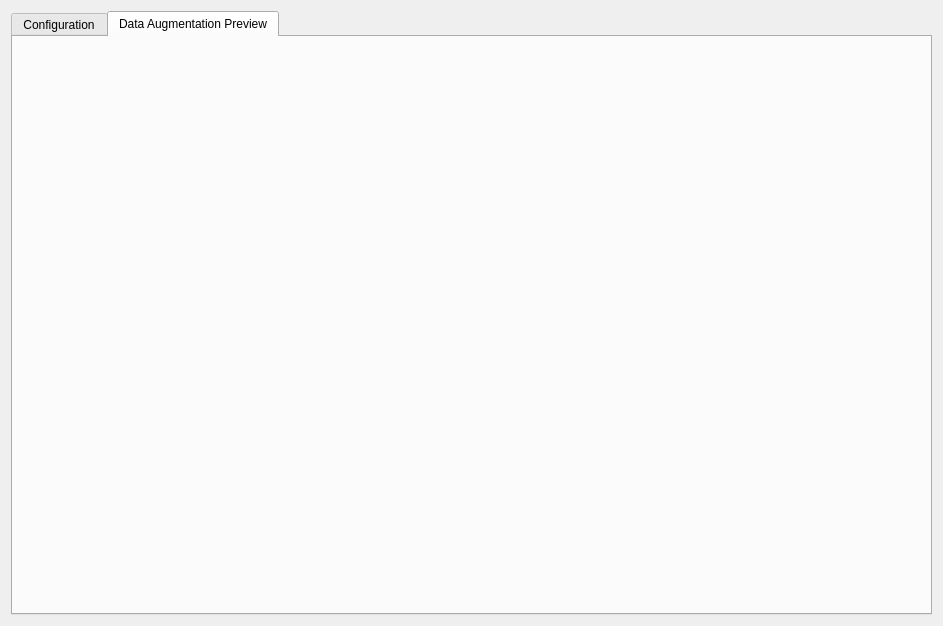
<?xml version="1.0" encoding="UTF-8"?>
<ui version="4.0">
 <class>AITrainingWidget</class>
 <widget class="QWidget" name="AITrainingWidget">
  <property name="geometry">
   <rect>
    <x>0</x>
    <y>0</y>
    <width>943</width>
    <height>626</height>
   </rect>
  </property>
  <property name="windowTitle">
   <string>Form</string>
  </property>
  <layout class="QVBoxLayout" name="verticalLayout_4">
   <item>
    <widget class="QTabWidget" name="tab_aitraining">
     <property name="currentIndex">
      <number>1</number>
     </property>
     <widget class="QWidget" name="tab_configuration">
      <attribute name="title">
       <string>Configuration</string>
      </attribute>
      <layout class="QVBoxLayout" name="verticalLayout_5">
       <item>
        <widget class="QWidget" name="configurationWidget" native="true">
         <layout class="QVBoxLayout" name="verticalLayout_3">
          <item>
           <widget class="QGroupBox" name="groupDataAugmentation">
            <property name="sizePolicy">
             <sizepolicy hsizetype="Expanding" vsizetype="Expanding">
              <horstretch>0</horstretch>
              <verstretch>0</verstretch>
             </sizepolicy>
            </property>
            <property name="title">
             <string>Data Augmentation</string>
            </property>
            <layout class="QVBoxLayout" name="verticalLayout_7">
             <item>
              <widget class="QScrollArea" name="scrollArea_augmentation">
               <property name="autoFillBackground">
                <bool>false</bool>
               </property>
               <property name="frameShape">
                <enum>QFrame::NoFrame</enum>
               </property>
               <property name="frameShadow">
                <enum>QFrame::Plain</enum>
               </property>
               <property name="lineWidth">
                <number>0</number>
               </property>
               <property name="widgetResizable">
                <bool>false</bool>
               </property>
               <widget class="QWidget" name="scrollAreaWidgetContents_3">
                <property name="geometry">
                 <rect>
                  <x>0</x>
                  <y>0</y>
                  <width>859</width>
                  <height>146</height>
                 </rect>
                </property>
               </widget>
              </widget>
             </item>
             <item>
              <layout class="QHBoxLayout" name="horizontalLayout_18">
               <item>
                <layout class="QGridLayout" name="gridLayout_6">
                 <item row="0" column="0">
                  <widget class="QLabel" name="label_amount">
                   <property name="text">
                    <string>Amount</string>
                   </property>
                  </widget>
                 </item>
                 <item row="0" column="2">
                  <widget class="QSpinBox" name="spinBox_amount">
                   <property name="text" stdset="0">
                    <string>0</string>
                   </property>
                   <property name="maximum">
                    <number>1000000000</number>
                   </property>
                  </widget>
                 </item>
                </layout>
               </item>
               <item>
                <spacer name="horizontalSpacer_13">
                 <property name="orientation">
                  <enum>Qt::Horizontal</enum>
                 </property>
                 <property name="sizeHint" stdset="0">
                  <size>
                   <width>40</width>
                   <height>20</height>
                  </size>
                 </property>
                </spacer>
               </item>
               <item>
                <widget class="QPushButton" name="previewButton">
                 <property name="text">
                  <string>Show Preview</string>
                 </property>
                </widget>
               </item>
              </layout>
             </item>
            </layout>
           </widget>
          </item>
          <item>
           <widget class="QGroupBox" name="groupConfiguration">
            <property name="sizePolicy">
             <sizepolicy hsizetype="Expanding" vsizetype="Expanding">
              <horstretch>0</horstretch>
              <verstretch>0</verstretch>
             </sizepolicy>
            </property>
            <property name="title">
             <string>Configuration</string>
            </property>
            <layout class="QVBoxLayout" name="verticalLayout_2">
             <item>
              <widget class="QScrollArea" name="scrollArea_configuration">
               <property name="autoFillBackground">
                <bool>false</bool>
               </property>
               <property name="frameShape">
                <enum>QFrame::NoFrame</enum>
               </property>
               <property name="frameShadow">
                <enum>QFrame::Plain</enum>
               </property>
               <property name="lineWidth">
                <number>0</number>
               </property>
               <property name="widgetResizable">
                <bool>false</bool>
               </property>
               <widget class="QWidget" name="scrollAreaWidgetContents_4">
                <property name="geometry">
                 <rect>
                  <x>0</x>
                  <y>0</y>
                  <width>859</width>
                  <height>146</height>
                 </rect>
                </property>
               </widget>
              </widget>
             </item>
            </layout>
           </widget>
          </item>
          <item>
           <widget class="QGroupBox" name="groupRunTraining">
            <property name="sizePolicy">
             <sizepolicy hsizetype="Preferred" vsizetype="Maximum">
              <horstretch>0</horstretch>
              <verstretch>0</verstretch>
             </sizepolicy>
            </property>
            <property name="title">
             <string>Run Model Training</string>
            </property>
            <layout class="QGridLayout" name="gridLayout_7">
             <item row="1" column="0">
              <layout class="QVBoxLayout" name="verticalLayout">
               <item>
                <widget class="QProgressBar" name="progressBar">
                 <property name="enabled">
                  <bool>false</bool>
                 </property>
                 <property name="value">
                  <number>0</number>
                 </property>
                </widget>
               </item>
               <item>
                <layout class="QHBoxLayout" name="horizontalLayout">
                 <item>
                  <spacer name="horizontalSpacer_12">
                   <property name="orientation">
                    <enum>Qt::Horizontal</enum>
                   </property>
                   <property name="sizeHint" stdset="0">
                    <size>
                     <width>40</width>
                     <height>20</height>
                    </size>
                   </property>
                  </spacer>
                 </item>
                 <item>
                  <widget class="QPushButton" name="startButton">
                   <property name="text">
                    <string>Start</string>
                   </property>
                  </widget>
                 </item>
                 <item>
                  <widget class="QPushButton" name="cancelButton">
                   <property name="enabled">
                    <bool>false</bool>
                   </property>
                   <property name="text">
                    <string>Cancel</string>
                   </property>
                  </widget>
                 </item>
                 <item>
                  <widget class="QPushButton" name="resultsButton">
                   <property name="enabled">
                    <bool>false</bool>
                   </property>
                   <property name="text">
                    <string>Results</string>
                   </property>
                  </widget>
                 </item>
                </layout>
               </item>
              </layout>
             </item>
            </layout>
           </widget>
          </item>
         </layout>
        </widget>
       </item>
      </layout>
     </widget>
     <widget class="QWidget" name="tab_preview">
      <attribute name="title">
       <string>Data Augmentation Preview</string>
      </attribute>
      <layout class="QVBoxLayout" name="verticalLayout_6">
       <item>
        <widget class="ImageGallery" name="widgetPreview" native="true"/>
       </item>
      </layout>
     </widget>
    </widget>
   </item>
  </layout>
 </widget>
 <customwidgets>
  <customwidget>
   <class>ImageGallery</class>
   <extends>QWidget</extends>
   <header location="global">imagegallery.h</header>
   <container>1</container>
  </customwidget>
 </customwidgets>
 <resources/>
 <connections/>
</ui>
